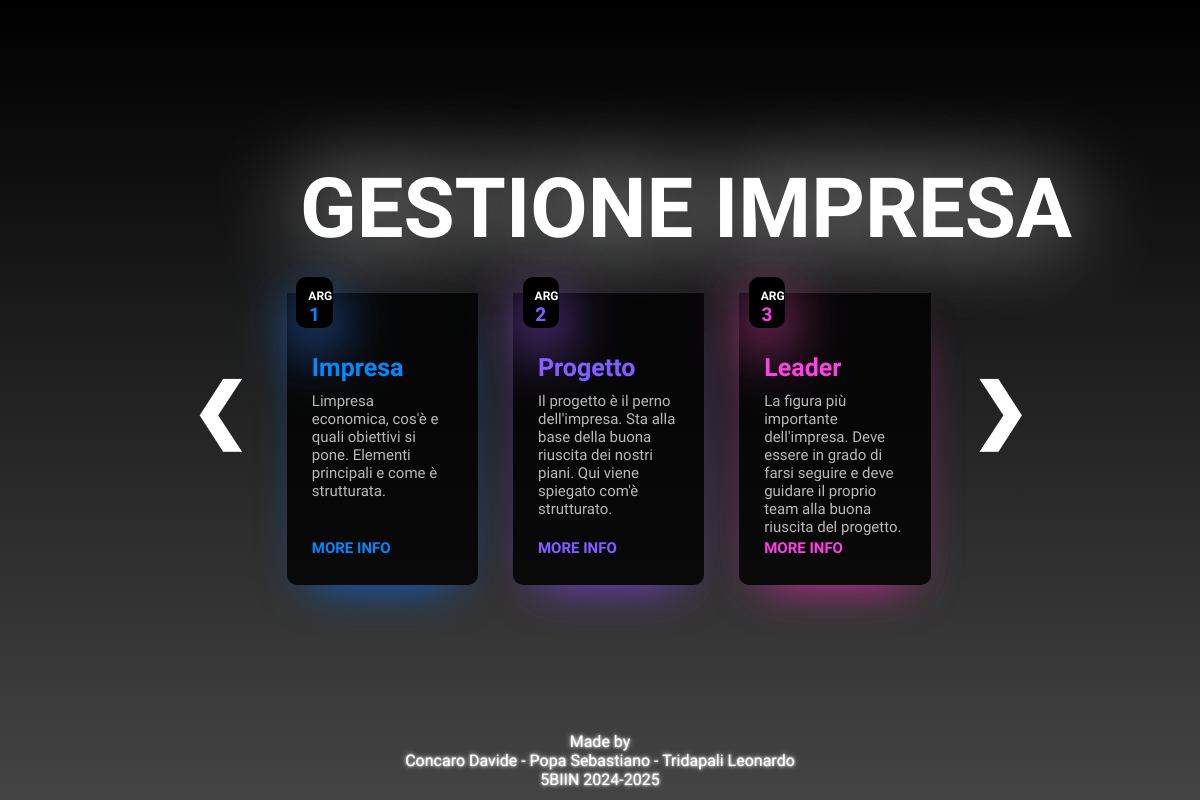
Before: / with the older database file.
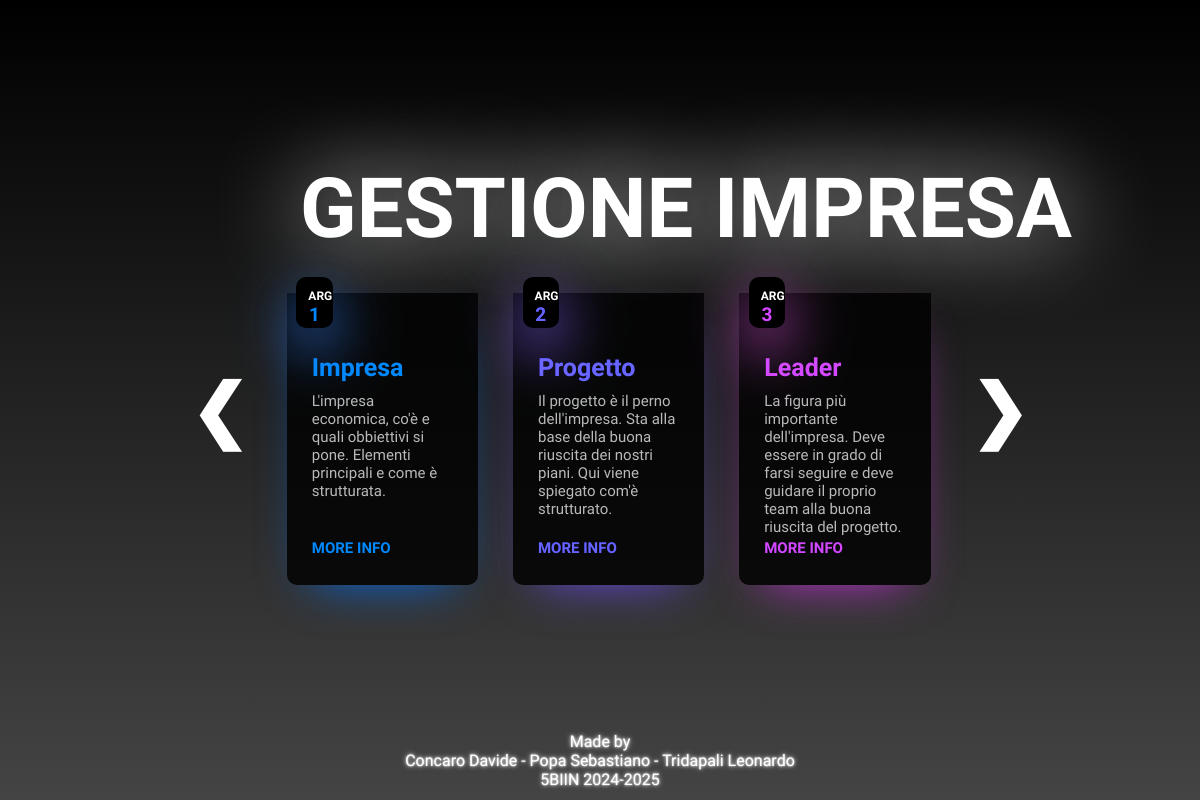
After: the same page with the newer database file.
### tables this page shows
CREATE TABLE `Cards` (
  `Id` int NOT NULL AUTO_INCREMENT,
  `Title` text NOT NULL,
  `Arg_Desc` text NOT NULL,
  `Link` text NOT NULL,
  PRIMARY KEY (`Id`)
);

### PHP_FUNCTIONS/read_database.php (called while the page is built, shortened)
<?php
function read( $query) {
    try{
        $dsn = "mysql:host=" . db_credentials::$servername . ";dbname=" . db_credentials::$dbname . ";charset=utf8";
        $pdo = new PDO($dsn, db_credentials::$username, db_credentials::$password);
        $pdo -> setAttribute(PDO::ATTR_ERRMODE, PDO::ERRMODE_EXCEPTION);
    }catch(PDOException $e){
        return "errore lettura DB";
    }
    $stmt = $pdo -> prepare($query );
    $stmt->execute();
    $table_rows = $stmt->fetchAll(PDO::FETCH_ASSOC);
    return $table_rows;
}

### PHP_FUNCTIONS/main_cards.php (the view)
<?php
    include "read_database.php";
function create_cards($table_name) {
    $content = "";
    $table_rows = read("SELECT Id, Title, Arg_Desc, Link FROM {$table_name}");
    foreach( $table_rows as $data){
        $form = "";
        if( $data['Title'] == "Our Projects"){
            $form = "
                <form action=\"projects.php\" method=\"POST\" >
                    <button type=\"submit\" class=\"see-more\">MORE INFO</button>
                </form>
            ";
        }else{
            $form = "
                <form action=\"page.php\" method=\"POST\" >
                    <input name=\"page_name\" value=\"{$data['Title']}\" type=\"hidden\">
                    <button type=\"submit\" class=\"see-more\">MORE INFO</button>
                </form>
            ";
        }
        $content .= "
            <div class=\"parent fade__in\">
                <div class=\"card\">
                    <div class=\"content-box\">
                        <h1 class=\"card-title\">{$data['Title']}</h1>
                        <p class=\"card-content\">
                            {$data['Arg_Desc']}
                        </p>
                        {$form}
                    </div>
                    <div class=\"date-box\">
                        <span class=\"month\">ARG</span>
                        <span class=\"date\">{$data['Id']}</span>
                    </div>
                </div>
            </div>
        ";
    }
    return $content;
}

Changed rows visible on the page:
changed cards "Impresa": Arg_Desc "Limpresa economica, cos'è e quali obiettivi si pone. Elementi principali e come è strutturata." → "L'impresa economica, co'è e quali obbiettivi si pone. Elementi principali e come è strutturata."
